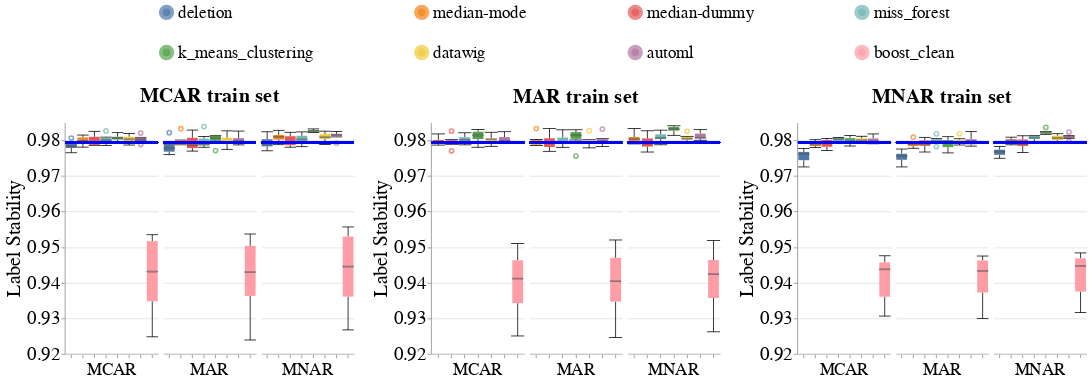

Notebook code for this chart:
### Code cell
create_box_plots_for_diff_imputers_v2(dataset_name=DATASET_NAME,
                                      model_name='gandalf_clf',
                                      metric_name='label_stability',
                                      db_client=db_client)
